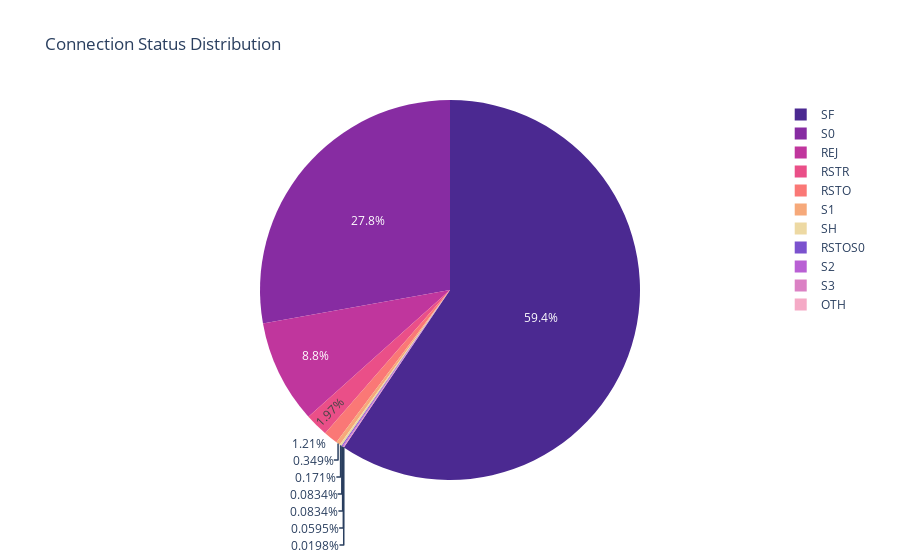

Here is the notebook cell this chart was saved with:
### Code cell
# 4️⃣ Pie Chart - Connection Status Distribution
connection_status_counts = df['flag'].value_counts()
fig2 = px.pie(names=connection_status_counts.index, values=connection_status_counts.values, 
              title="Connection Status Distribution", color_discrete_sequence=px.colors.sequential.Agsunset)
fig2.show()

### Figure 1 — Plotly figure (JSON) as saved in the notebook; plotly's stock layout.template omitted (floating-point values rounded to 4 significant figures)
{"data": [{"domain": {"x": [0, 1], "y": [0, 1]}, "hovertemplate": "label=%{label}<br>value=%{value}<extra></extra>", "labels": ["SF", "S0", "REJ", "RSTR", "RSTO", "S1", "SH", "RSTOS0", "S2", "S3", "OTH"], "legendgroup": "", "name": "", "showlegend": true, "type": "pie", "values": [14973, 7009, 2216, 497, 304, 88, 43, 21, 21, 15, 5]}], "layout": {"autosize": true, "legend": {"tracegroupgap": 0}, "piecolorway": ["rgb(75, 41, 145)", "rgb(135, 44, 162)", "rgb(192, 54, 157)", "rgb(234, 79, 136)", "rgb(250, 120, 118)", "rgb(246, 169, 122)", "rgb(237, 217, 163)"], "title": {"text": "Connection Status Distribution"}}}
